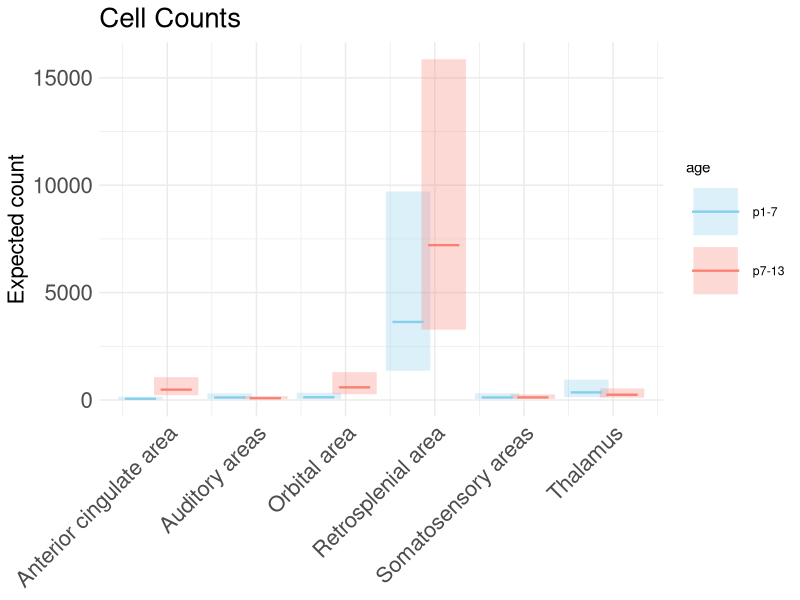
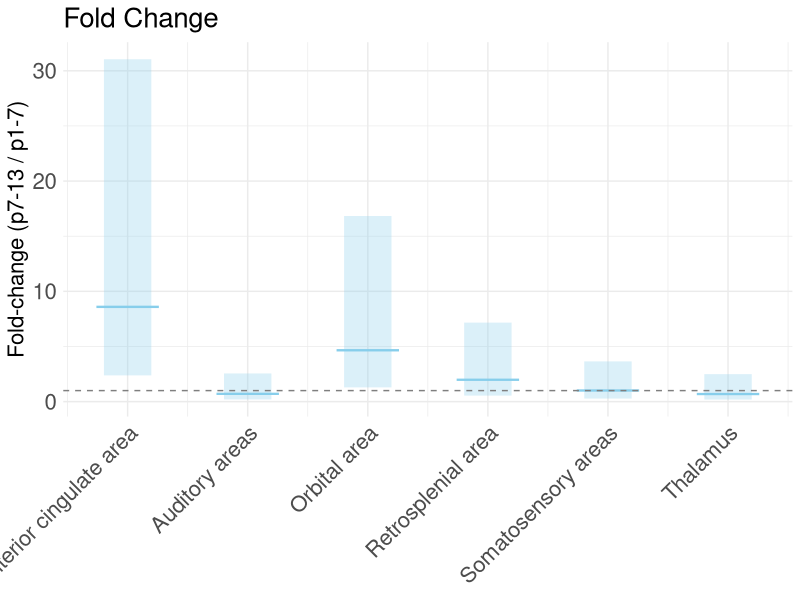
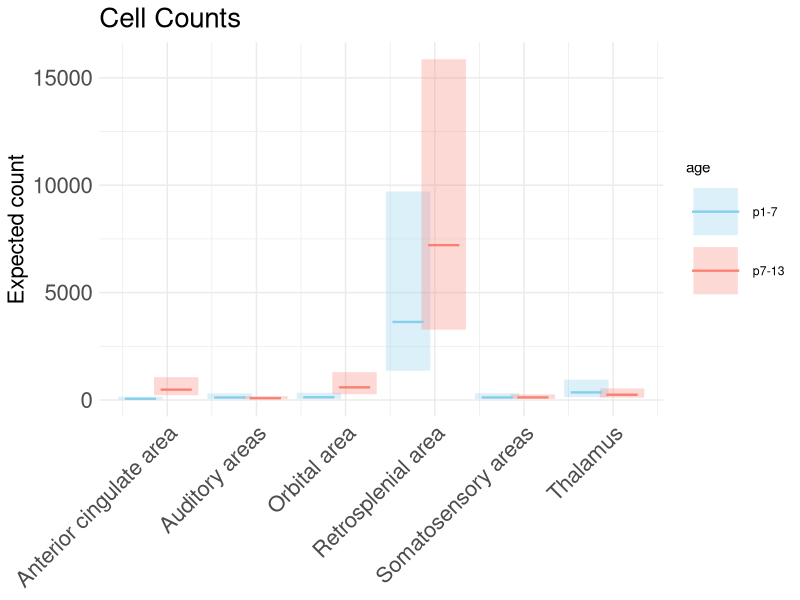
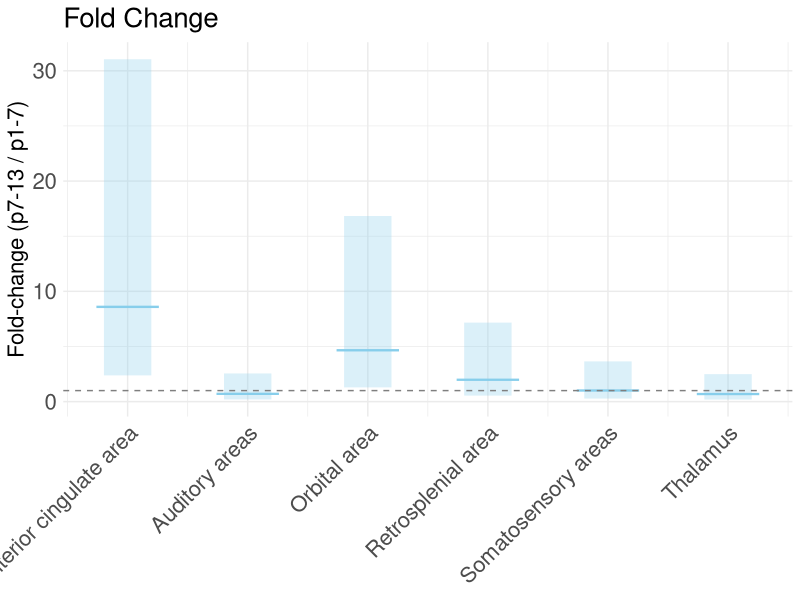

Here is the R script that generated these plots, in order:
## ---- chunk 1
knitr::opts_chunk$set(echo = TRUE)
## ---- chunk 2
library(lme4)
library(boot) 
library(emmeans)
library(pbkrtest)
library(lmerTest)
library(ggplot2)
library(dplyr)
library(tidyr)
## ---- chunk 3

v1_df <- read.csv(file = "df_stats_v1_filtered_scaled.csv", sep = ";") |>
  mutate(
    total_count = count / scaled.count
  )
head(v1_df)
## ---- chunk 4
m <- lmer(log(count) ~ age * region + log(total_count) + (1|mouse), data=v1_df)
summary(m)
## ---- chunk 5
# Estimated marginal means on log scale
emm <- emmeans(m, ~ age * region, type = "response")

# Back-transform to counts
summary(emm)
## ---- chunk 6
age_levels <- levels(v1_df$age)
n_age <- length(age_levels)
dodge_width <- 0.4

emm_df <- emm |>
  as.data.frame() |>  
  group_by(region) |>
  mutate(
    x_num = as.numeric(region),
    age_idx = as.numeric(age),
    dodge_offset = (age_idx - (n_age + 1)/2) * dodge_width,
    x_pos = x_num + dodge_offset,
  )

# Needle half-width
needle_half_width <- 0.175

# Vertical expected counts plot
ggplot(emm_df) +
  # CI ribbons
  geom_linerange(aes(ymin = lower.CL, ymax = upper.CL,
                     x = x_pos, color = age),
                 size = 15, alpha = 0.3) +
  # Needles = point estimates
  geom_segment(aes(x = x_pos - needle_half_width,
                   xend = x_pos + needle_half_width,
                   y = response, yend = response,
                   color = age),
               size = 0.8) +
  scale_x_continuous(breaks = (1:length(levels(emm_df$region))) + 0.5,
                     labels = levels(emm_df$region)) +
  labs(title = "Cell Counts", y = "Expected count", x = NULL) +
  theme_minimal() +
  scale_color_manual(values = c("skyblue", "salmon")) +  
  theme(
    axis.text.x = element_text(angle = 45, hjust = 1, size = 16),
    axis.text.y = element_text(size = 16),
    axis.title = element_text(size = 16),
    plot.title = element_text(size = 20)
  )
## ---- chunk 7
ggsave(
  "count.png",
  plot = last_plot(),
  width = 10,
  height = 8,
  dpi = 300
)
## ---- chunk 8
fold_df <- contrast(
  emm,
  method = "revpairwise",
  by = "region",
  type = "response",
  adjust = "none"
) %>%
  summary(infer = TRUE, type = "response") %>%
  as.data.frame() %>%
  rename(
    fold_change = ratio,
    fold_lower  = lower.CL,
    fold_upper  = upper.CL
  ) %>%
  mutate(x = as.numeric(factor(region)))

# ----------------------------
# Plot fold-change
# ----------------------------
needle_half_width <- 0.26
ggplot(fold_df, aes(x = x)) +
  # Ribbon = 95% CI
  geom_linerange(aes(ymin = fold_lower, ymax = fold_upper),
                 size = 16, alpha = 0.3, color = "skyblue") +
  # Needle = point estimate
  geom_segment(aes(x = x - needle_half_width,
                   xend = x + needle_half_width,
                   y = fold_change, yend = fold_change),
               size = 0.8, color = "skyblue") +
  # Reference line at 1
  geom_hline(yintercept = 1, linetype = "dashed", color = "gray50") +
  # x-axis labels
  scale_x_continuous(breaks = fold_df$x, labels = fold_df$region) +
  labs(title = "Fold Change", y = "Fold-change (p7-13 / p1-7)", x = NULL) +
  theme_minimal() +  
  theme(
    axis.text.x = element_text(angle = 45, hjust = 1, size = 16),
    axis.text.y = element_text(size = 16),
    axis.title = element_text(size = 16),
    plot.title = element_text(size = 20)
  )
## ---- chunk 9
ggsave(
  "folds.png",
  plot = last_plot(),
  width = 6,
  height = 8,
  dpi = 300
)
